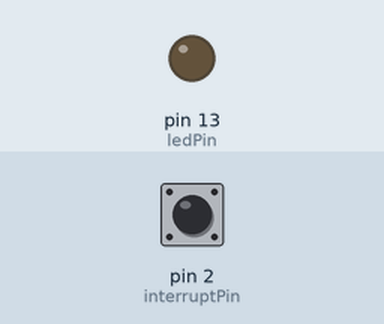
This sketch was run on a simulated Arduino Uno, built with avr-gcc and run on an emulated ATmega328P. On the bench: output pins drawn as LEDs (lit = HIGH). The inputs (shaded band) are chosen by the test bench; at power-on: pin 2 (interruptPin) HIGH.

Above: at 1.2 s.
1.3 s: pin 2 (interruptPin) pulled LOW for 0.15 s
At 2.5 s:
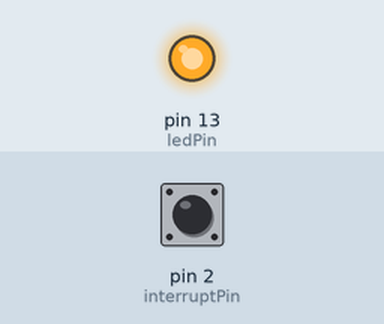
2.9 s: pin 2 (interruptPin) pulled LOW for 1 s
At 3.7 s:
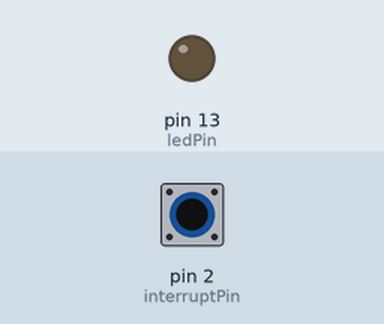
5.4 s: pin 2 (interruptPin) pulled LOW for 3.2 s
At 6.8 s:
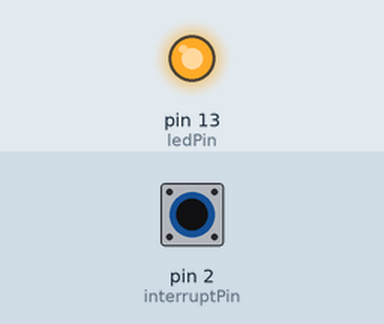
Timing chart, 0 to 8.4 s (numbered marks = the images above; inputs shaded):
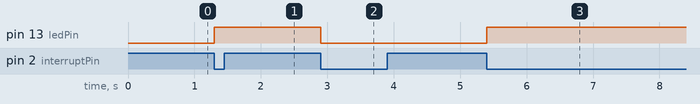

The sketch:

interruptEx.ino
```cpp
const byte ledPin =13;
const byte interruptPin = 2;
volatile byte buttonState = LOW;  // ISR에 사용된 전역 변수는 volatile로 선언

void setup() {
  pinMode(ledPin,OUTPUT); // 13번 핀을 출력으로 설정
  pinMode(interruptPin, INPUT_PULLUP);  // 2번 핀 내부 풀업 저항으로 사용
  attachInterrupt(digitalPinToInterrupt(interruptPin),blink,FALLING);
}

void loop() {
  digitalWrite(ledPin,buttonState); // 13번 핀에 state 변수의 상태 값 반영
}

void blink() {
  buttonState = !buttonState; // 인터럽트 발생 시 변수 값 반전
}
```

Measured:
- after the input at 1.3 s, pin 13 (ledPin): LOW → HIGH at once
- after the input at 2.9 s, pin 13 (ledPin): HIGH → LOW at once
- after the input at 5.4 s, pin 13 (ledPin): LOW → HIGH at once
